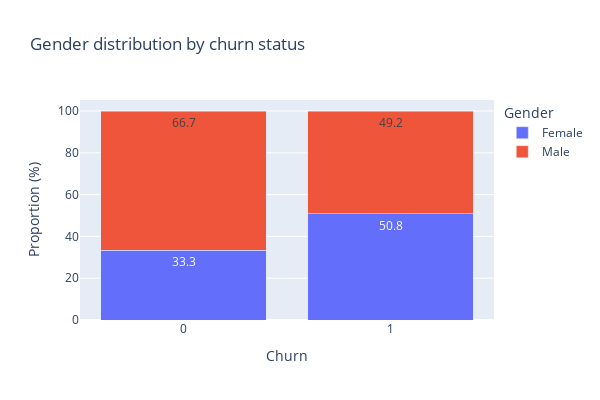

Notebook code cell kept with this figure:
### Markdown cell above
It seems like women are less likely to churn:

### Code cell
fig = px.bar(
    gender_churn, 
    x='Churn', 
    y='Proportion', 
    color='Gender', 
    title='Gender distribution by churn status',
    labels={'Proportion': 'Proportion (%)', 'Churn': 'Churn'},
    barmode='stack',
    text_auto=True)

fig.update_layout(
    width=600,
    height=400,
    xaxis=dict(tickmode='array', tickvals=[0, 1], ticktext=['0', '1']))

fig.show()

### Figure 1 — Plotly figure (JSON) as saved in the notebook; plotly's stock layout.template omitted (floating-point values rounded to 4 significant figures)
{"data": [{"alignmentgroup": "True", "hovertemplate": "Gender=Female<br>Churn=%{x}<br>Proportion (%)=%{y}<extra></extra>", "legendgroup": "Female", "marker": {"color": "#636efa", "pattern": {"shape": ""}}, "name": "Female", "offsetgroup": "Female", "orientation": "v", "showlegend": true, "textposition": "auto", "texttemplate": "%{y}", "type": "bar", "x": [0, 1], "xaxis": "x", "y": [33.3, 50.8], "yaxis": "y"}, {"alignmentgroup": "True", "hovertemplate": "Gender=Male<br>Churn=%{x}<br>Proportion (%)=%{y}<extra></extra>", "legendgroup": "Male", "marker": {"color": "#EF553B", "pattern": {"shape": ""}}, "name": "Male", "offsetgroup": "Male", "orientation": "v", "showlegend": true, "textposition": "auto", "texttemplate": "%{y}", "type": "bar", "x": [0, 1], "xaxis": "x", "y": [66.7, 49.2], "yaxis": "y"}], "layout": {"barmode": "stack", "height": 400, "legend": {"title": {"text": "Gender"}, "tracegroupgap": 0}, "title": {"text": "Gender distribution by churn status"}, "width": 600, "xaxis": {"anchor": "y", "domain": [0, 1], "tickmode": "array", "ticktext": ["0", "1"], "tickvals": [0, 1], "title": {"text": "Churn"}}, "yaxis": {"anchor": "x", "domain": [0, 1], "title": {"text": "Proportion (%)"}}}}
